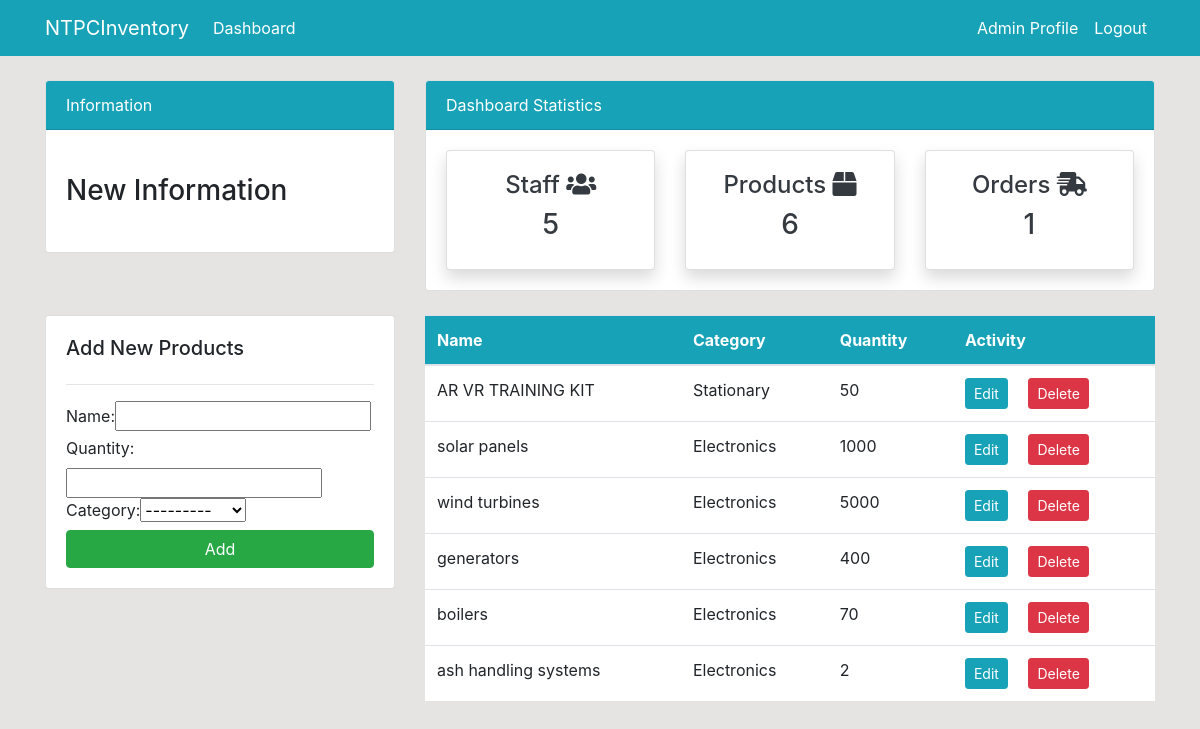
Screenshot of /products/ (signed in) with the database file from the repository.
### dashboard/models.py (models this page shows, shortened)
class Product(models.Model):
    name = models.CharField(max_length=100, null=True)
    quantity = models.PositiveIntegerField(null=True)
    category = models.CharField(max_length=50, choices=CATEGORY, null=True)

### dashboard/views.py (the view)
# urls.py: path('products/', views.products, name='dashboard-products'),
@login_required(login_url='user-login')
def products(request):
    product = Product.objects.all()
    product_count = product.count()
    customer = User.objects.filter(groups=2)
    customer_count = customer.count()
    order = Order.objects.all()
    order_count = order.count()
    product_quantity = Product.objects.filter(name='')
    if request.method == 'POST':
        form = ProductForm(request.POST)
        if form.is_valid():
            form.save()
            product_name = form.cleaned_data.get('name')
            messages.success(request, f'{product_name} has been added')
            return redirect('dashboard-products')
    else:
        form = ProductForm()
    context = {
        'product': product,
        'form': form,
        'customer_count': customer_count,
        'product_count': product_count,
        'order_count': order_count,
    }
    return render(request, 'dashboard/products.html', context)

### dashboard/forms.py
class ProductForm(forms.ModelForm):
    class Meta:
        model = Product
        fields = '__all__'

### templates/dashboard/products.html (shortened to what this page needs)
{% extends 'partials/base.html' %}
{% load crispy_forms_tags %}
{% block content %}
{% include 'partials/topside.html' %}
<div class="row my-4">
    <div class="col-md-4">
        <div class="card card-body">
            <h5>Add New Products</h5>
            <hr>
            <form method="POST">
                {{ form }}
                <input class="btn btn-success btn-block" type="submit" value="Add">
            </form>
        </div>
    </div>
    <div class="col-md-8">
        <table class="table bg-white">
            <thead class="bg-info text-white">
                <tr>
                    <th scope="col">Name</th>
                    <th scope="col">Category</th>
                    <th scope="col">Quantity</th>
                    <th scope="col">Activity</th>
                </tr>
            </thead>
            <tbody>
                {% for product in product %}
                <tr>
                    <td>{{ product.name }}</td>
                    <td>{{ product.category }}</td>
                    <td>{{ product.quantity }}</td>
                    <td>
                        <a class="btn btn-info btn-sm mr-2"
                            href="{% url 'dashboard-products-edit' product.id %}">Edit</a>
                        <a class="btn btn-danger btn-sm ml-2"
                            href="{% url 'dashboard-products-delete' product.id %}">Delete</a>
                    </td>
                </tr>
                {% endfor %}
            </tbody>
        </table>
    </div>
</div>
{% endblock %}

### templates/partials/nav.html (shortened to what this page needs)
<nav class="navbar navbar-expand-lg navbar-info bg-info">
    <div class="container">
        {% if user.is_authenticated %}
        <a class="navbar-brand text-white" href="{% url 'dashboard-index' %}">NTPCInventory</a>
        <div class="collapse navbar-collapse" id="navbarSupportedContent">
            <ul class="navbar-nav mr-auto">
                <li class="nav-item active">
                    <a class="nav-link text-white" href="{% url 'dashboard-index' %}">Dashboard </a>
                </li>
            </ul>
            <ul class="navbar-nav ml-auto">
                <li class="nav-item active">
                    <a class="nav-link text-white" href="{% url 'user-profile' %}">{{ user.username }} Profile
                        <span class="sr-only">(current)</span></a>
                </li>
                <li class="nav-item">
                    <a class="nav-link text-white" href="{% url 'user-logout' %}">Logout</a>
                </li>
            </ul>
            {% endif %}
        </div>
    </div>
</nav>

### static/style.css (style rules this page uses)
body { background: rgb(230, 227, 227); }

### rows the page displays
Product: name "AR VR TRAINING KIT", category "Stationary", quantity "50"
Product: name "solar panels", category "Electronics", quantity "1000"
Product: name "wind turbines", category "Electronics", quantity "5000"
Product: name "generators", category "Electronics", quantity "400"
Product: name "boilers", category "Electronics", quantity "70"
Product: name "ash handling systems", category "Electronics", quantity "2"

### other values shown
{{ user.username }} "Admin"
{{ customer_count }} "5"
{{ product_count }} "6"
{{ order_count }} "1"
